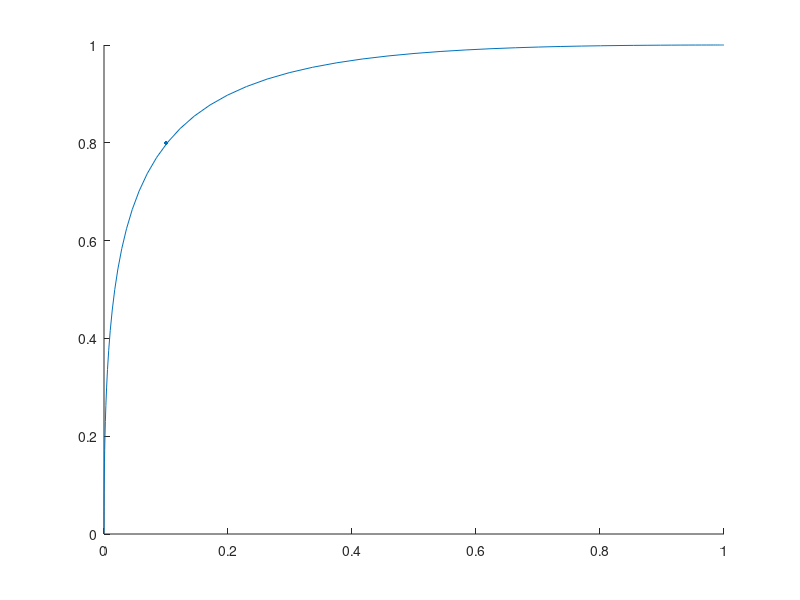

The MATLAB script that drew this image:
clc;
clear;

% Prameters
mean1 = 5;
mean2 = 7;

var = 4;
sigma = sqrt(var);

% Compute the probabilities
p = normcdf(10,mean2,sigma);
hitProb = 1 - p;

fprintf('The hit probability is: \n');
disp(hitProb);

p = normcdf(10, mean1, sigma);
falseAlarmProb = 1 - p;

fprintf('The miss probability is: \n');
disp(falseAlarmProb);

% discriminability computation
disc = abs(mean2 - mean1) / sigma;
fprintf('The discriminability/sensitivity index is: \n');
disp(disc);

modifiedMean2 = 9;
disc = abs(modifiedMean2 - mean1) / sigma;
fprintf('The second discriminability/sensitivity index is: \n');
disp(disc);

% mean calculation given discriminant
disc = 3;
mean = ((sigma*disc) +  5);
fprintf('The mean given disc = 3 is: \n');
disp(mean);

% Load data
data = load("lab3_1.mat");
% Convert to matrix
matrixData = cell2mat(struct2cell(data));

% Get the matrix dimensions
dimensions = size(matrixData);

% Separate the first and second columns
v1 = matrixData(:,1);
v2 = matrixData(:,2);

% True positives if both are 1
truePositivesVector = and(v1,v2);

% Get the count
truePositivesCount = nnz(truePositivesVector);
% Divide by the total number of trials
truePositives = truePositivesCount / dimensions(:,1);
fprintf('The True positives rate is: %f \n', truePositives);

% True negatives only if both are zero
trueNegativesVector = or(v1,v2);

% Get the count
trueNegativesCount = dimensions(:,1) - nnz(trueNegativesVector);
% Divide by the total number of trials
trueNegatives = trueNegativesCount / dimensions(:,1);
fprintf('The True negatives rate is: %f \n', trueNegatives);
% The count of the false positives
falsePositivesCountPartial = numel(find(v2 == 1));
falseNegativesCountPartial = numel(find(v1 == 1));
falsePositivesCount = falsePositivesCountPartial - truePositivesCount;
falseNegativesCount = falseNegativesCountPartial - truePositivesCount;
% False Positive rate fp / (fp + TN)
falsePositiveRate = falsePositivesCount / (falsePositivesCount + trueNegativesCount);
truePositiveRate = truePositivesCount / (truePositivesCount + falseNegativesCount);

fprintf('The value of the hit rate is: %f \n', truePositiveRate);
fprintf('The value of false alarm rate is: %f \n', falsePositiveRate);

% Construct the ROC curve
space = 0:0.1:20;
tryStd = .947;
X = 1 - normcdf(space, mean1, tryStd);
Y = 1 - normcdf(space, mean2, tryStd);

% Plot
figure;
scatter(falsePositiveRate, truePositiveRate, 8, 'filled');
hold on;
plot(X,Y);

disc2 = abs(mean2 - mean1) / tryStd
 